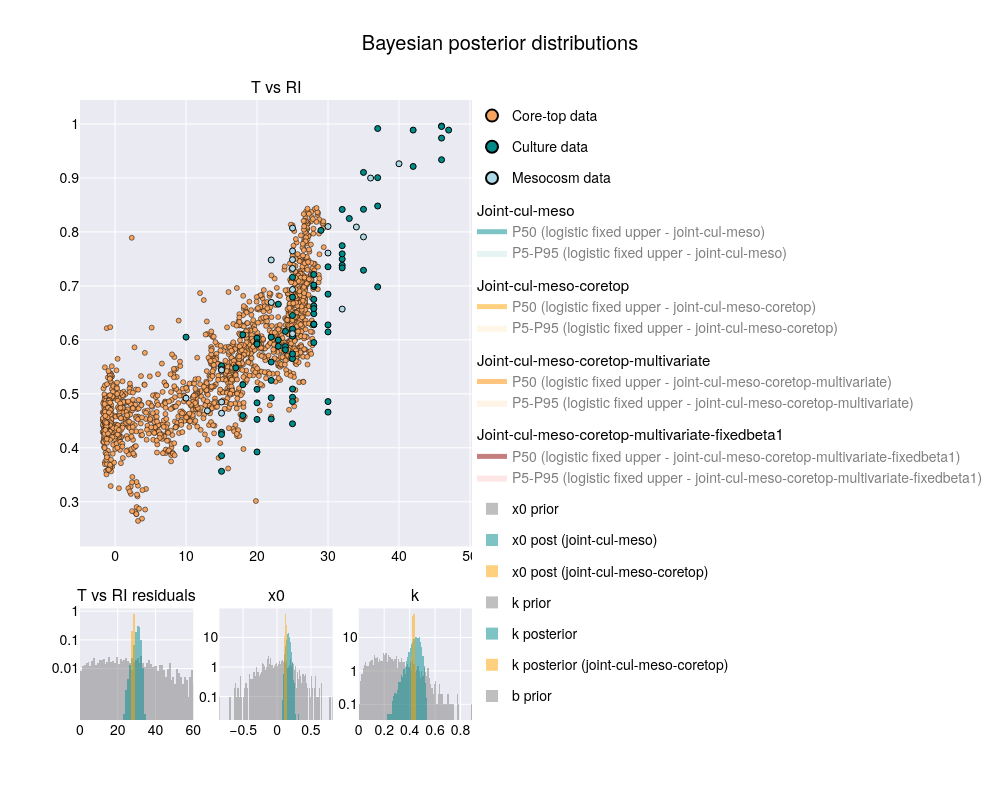

Source (notebook cell):
### Code cell
import numpy as np
import plotly.graph_objects as go
from plotly.subplots import make_subplots
from ipywidgets import FloatRangeSlider, VBox
from IPython.display import display

### plot data
culture_data_full = culture_meso_df[culture_meso_df['Temperature']<50][culture_meso_df['datatype']=='culture'].reset_index(drop=True)
meso_data_full = culture_meso_df[culture_meso_df['Temperature']<50][culture_meso_df['datatype']=='mesocosm'].reset_index(drop=True)
coretop_da

# Set seed
np.random.seed(42)

fig = make_subplots(
    rows=2,
    cols=3,
    specs=[
        [{"colspan": 3}, None, None],   # First row: 1 plot spanning all 3 columns
        [{}, {}, {}]                    # Second row: normal 3 plots
    ],
    vertical_spacing=0.1,
    row_heights=[1, 0.25],
    subplot_titles=("T vs RI", "T vs RI residuals", "x0", "k", "b")
)

### plot scatter plot in subplot 1

### plot core-top data in row 1, col 1
fig.add_trace(
    go.Scatter(
        x=coretop_da['t_sf2tc_avg'],
        y=coretop_da['scaledRI_median'],
        mode='markers',
        marker=dict(color='sandybrown', size=5, line=dict(width=0.5, color='black')),
        name='Core-top data',
        showlegend=True
    ),
    row=1, col=1
)


### plot culture data
fig.add_trace(
    go.Scatter(
        x=culture_data_full['Temperature'],
        y=culture_data_full['scaledRI'],
        mode='markers',
        marker=dict(color='darkcyan', size=6, line=dict(width=1, color='black')),
        name='Culture data',
        showlegend=True
    ),
    row=1, col=1
)

### plot mesocosm data
fig.add_trace(
    go.Scatter(
        x=meso_data_full['Temperature'],
        y=meso_data_full['scaledRI'],
        mode='markers',
        marker=dict(color='lightblue', size=6, line=dict(width=1, color='black')),
        name='Mesocosm data',
        showlegend=True
    ),
    row=1, col=1
)

### plot calibration curves with confidence intervals | joint_cul_meso
xx = np.linspace(-4, 50, 200)
yy = scaledRI_ensemble_from_temperature(xx, joint_cul_meso_post_ds, model_name='logistic_fixed_upper')
yy_P50 = np.percentile(yy, 50, axis=1)
yy_P5 = np.percentile(yy, 5, axis=1)
yy_P95 = np.percentile(yy, 95, axis=1)
### plot P50 as a line
fig.add_trace(
    go.Scatter(
        x=xx,
        y=yy_P50,
        mode='lines',
        line=dict(color='darkcyan', width=2),
        name='P50 (logistic fixed upper - joint-cul-meso)',
        legendgroup='joint-cul-meso',
        legendgrouptitle_text='Joint-cul-meso',
        showlegend=True
    ),
    row=1, col=1
)

### plot P5 and P95 as a shaded area
fig.add_trace(
    go.Scatter(
        x=np.concatenate([xx, xx[::-1]]),  # x values for the area
        y=np.concatenate([yy_P5, yy_P95[::-1]]),  # y values for the area
        fill='toself',
        fillcolor='rgba(0,139,139, 0.2)',  # semi-transparent fill
        line=dict(color='rgba(0, 0, 0, 0)'),  # no line
        name='P5-P95 (logistic fixed upper - joint-cul-meso)',
        legendgroup='joint-cul-meso',
        showlegend=True
    ),
    row=1, col=1
)

### plot calibration curves with confidence intervals | joint_cul_meso_coretop
xx = np.linspace(-4, 50, 200)
yy = scaledRI_ensemble_from_temperature(xx, joint_cul_meso_coretop_post_ds, model_name='logistic_fixed_upper')
yy_P50 = np.percentile(yy, 50, axis=1)
yy_P5 = np.percentile(yy, 5, axis=1)
yy_P95 = np.percentile(yy, 95, axis=1)

### plot P50 as a line
fig.add_trace(
    go.Scatter(
        x=xx,
        y=yy_P50,
        mode='lines',
        line=dict(color='orange', width=2),
        name='P50 (logistic fixed upper - joint-cul-meso-coretop)',
        legendgroup='joint-cul-meso-coretop',
        legendgrouptitle_text='Joint-cul-meso-coretop',
        showlegend=True
    ),
    row=1, col=1
)

### plot P5 and P95 as a shaded area
fig.add_trace(
    go.Scatter(
        x=np.concatenate([xx, xx[::-1]]),  # x values for the area
        y=np.concatenate([yy_P5, yy_P95[::-1]]),  # y values for the area
        fill='toself',
        fillcolor='rgba(255,165,0, 0.2)',  # semi-transparent fill
        line=dict(color='rgba(0, 0, 0, 0)'),  # no line
        name='P5-P95 (logistic fixed upper - joint-cul-meso-coretop)',
        legendgroup='joint-cul-meso-coretop',
        showlegend=True
    ),
    row=1, col=1
)

### plot calibration curves with confidence intervals | joint_cul_meso_coretop_multivariate
xx = np.linspace(-4, 50, 200)
yy = scaledRI_ensemble_from_temperature(xx, joint_cul_meso_coretop_multivariate_post_ds, model_name='logistic_fixed_upper')
yy_P50 = np.percentile(yy, 50, axis=1)
yy_P5 = np.percentile(yy, 5, axis=1)
yy_P95 = np.percentile(yy, 95, axis=1)
### plot P50 as a line
fig.add_trace(
    go.Scatter(
        x=xx,
        y=yy_P50,
        mode='lines',
        line=dict(color='darkorange', width=2),
        name='P50 (logistic fixed upper - joint-cul-meso-coretop-multivariate)',
        legendgroup='joint-cul-meso-coretop-multivariate',
        legendgrouptitle_text='Joint-cul-meso-coretop-multivariate',
        showlegend=True
    ),
    row=1, col=1
)
### plot P5 and P95 as a shaded area
fig.add_trace(
    go.Scatter(
        x=np.concatenate([xx, xx[::-1]]),  # x values for the area
        y=np.concatenate([yy_P5, yy_P95[::-1]]),  # y values for the area
        fill='toself',
        fillcolor='rgba(255,140,0, 0.2)',  # semi-transparent fill
        line=dict(color='rgba(0, 0, 0, 0)'),  # no line
        name='P5-P95 (logistic fixed upper - joint-cul-meso-coretop-multivariate)',
        legendgroup='joint-cul-meso-coretop-multivariate',
        showlegend=True
    ),
    row=1, col=1
)

### plot calibration curves with confidence intervals | joint_cul_meso_coretop_multivariate_fixedbeta1
xx = np.linspace(-4, 50, 200)
yy = scaledRI_ensemble_from_temperature(xx, joint_cul_meso_coretop_multivariate_post_ds, model_name='logistic_fixed_upper')
yy_P50 = np.percentile(yy, 50, axis=1)
yy_P5 = np.percentile(yy, 5, axis=1)
yy_P95 = np.percentile(yy, 95, axis=1)
### plot P50 as a line
fig.add_trace(
    go.Scatter(
        x=xx,
        y=yy_P50,
        mode='lines',
        line=dict(color='darkred', width=2),
        name='P50 (logistic fixed upper - joint-cul-meso-coretop-multivariate-fixedbeta1)',
        legendgroup='joint-cul-meso-coretop-multivariate-fixedbeta1',
        legendgrouptitle_text='Joint-cul-meso-coretop-multivariate-fixedbeta1',
        showlegend=True
    ),
    row=1, col=1
)
### plot P5 and P95 as a shaded area
fig.add_trace(
    go.Scatter(
        x=np.concatenate([xx, xx[::-1]]),  # x values for the area
        y=np.concatenate([yy_P5, yy_P95[::-1]]),  # y values for the area
        fill='toself',
        fillcolor='rgba(255,0,0, 0.2)',  # semi-transparent fill
        line=dict(color='rgba(0, 0, 0, 0)'),  # no line
        name='P5-P95 (logistic fixed upper - joint-cul-meso-coretop-multivariate-fixedbeta1)',
        legendgroup='joint-cul-meso-coretop-multivariate-fixedbeta1',
        showlegend=True
    ),
    row=1, col=1
)




############################################################

# Add overlaid histograms
x0_prior0 = np.random.normal(20, 20, 1000)
x0_post_joint_cul_meso = joint_cul_meso_post_ds['x0'].values
x0_post_joint_cul_meso_coretop = joint_cul_meso_coretop_post_ds['x0'].values
plot_data_list = [
    (x0_prior0, 'x0 prior', 'gray'),
    (x0_post_joint_cul_meso, 'x0 post (joint-cul-meso)', 'darkcyan'),
    (x0_post_joint_cul_meso_coretop, 'x0 post (joint-cul-meso-coretop)', 'orange')
]
for data, label, color in plot_data_list:
    fig.add_trace(
        go.Histogram(
            x=data,
            name=label,
            histnorm='probability density',
            marker_color=color,
            opacity=0.5,
            xbins=dict(size=1)
        ),
        row=2, col=1
    )

### fix xlim and ylim for the first subplot
fig.update_xaxes(
    range=[0, 60],
    row=2, col=1
)

k_prior0 = np.random.normal(0, 0.25, 1000)
k_post_joint_cul_meso = joint_cul_meso_post_ds['k'].values
k_post_joint_cul_meso_coretop = joint_cul_meso_coretop_post_ds['k'].values
plot_data_list = [
    (k_prior0, 'k prior', 'gray'),
    (k_post_joint_cul_meso, 'k posterior', 'darkcyan'),
    (k_post_joint_cul_meso_coretop, 'k posterior (joint-cul-meso-coretop)', 'orange')
]
for data, label, color in plot_data_list:
    fig.add_trace(
        go.Histogram(
            x=data,
            name=label,
            histnorm='probability density',
            marker_color=color,
            opacity=0.5,
            xbins=dict(size=0.01)
        ),
        row=2, col=2
    )

b_prior0 = np.random.beta(2,5,1000)
b_post_joint_cul_meso = joint_cul_meso_post_ds['b'].values
b_post_joint_cul_meso_coretop = joint_cul_meso_coretop_post_ds['b'].values

plot_data_list = [
    (b_prior0, 'b prior', 'gray'),
    (b_post_joint_cul_meso, 'b posterior', 'darkcyan'),
    (b_post_joint_cul_meso_coretop, 'b posterior (joint-cul-meso-coretop)', 'orange')
]

for data, label, color in plot_data_list:
    fig.add_trace(
        go.Histogram(
            x=data,
            name=label,
            histnorm='probability density',
            marker_color=color,
            opacity=0.5,
            xbins=dict(size=0.01)
        ),
        row=2, col=3
    )

fig.update_layout(
    barmode='overlay',
    title="Bayesian posterior distributions",
    height=800,
    width=1000,
    template='seaborn',
    font=dict(family="TeX Gyre Heros", size=14, color="black"),
    legend=dict(
        orientation="v",
        y=0.5,
        x=1,
        xanchor='left',
        yanchor='middle',
        itemsizing="constant",
        itemwidth=30,
        tracegroupgap=10,        # space between different legendgroups
        groupclick='toggleitem'  # click either entry to hide/show the whole group "togglegroup"
    ),
    margin=dict(r=20)
)



for i in range(1, 4):
    fig.update_yaxes(
        # range=[0.05, 1.1],
        tickvals=[0.01,0.1,1,10,100],
        type='log',
        row=2, col=i
        )

### set all curve fits to be "legendonly" by default
for trace in fig.data:
    # safely grab mode and fill ('' if they don't exist or are None)
    mode = getattr(trace, 'mode', '') or ''
    fill = getattr(trace, 'fill', '') or ''
    
    # anything with lines or a closed fill should start hidden
    if 'lines' in mode or fill == 'toself':
        trace.visible = 'legendonly'
    else:
        trace.visible = True

fig.show()


### Save the figure as an HTML file
fpath = os.path.join(local_github_path, 'html_figures', 'Bayesians_hyperparams.html')
fig.write_html(
    fpath,
    include_plotlyjs="cdn",   # pull Plotly.js from the CDN
    full_html=False           # only the <div>+<script>—no <html>/<body> wrapper
)

### Figure 1 — Plotly figure (JSON) as saved in the notebook; plotly's stock layout.template omitted (floating-point values rounded to 4 significant figures; data arrays with more than 128 entries replaced by an {"elided": "..."} marker saying what was removed)
{"data": [{"marker": {"color": "sandybrown", "line": {"color": "black", "width": 0.5}, "size": 5}, "mode": "markers", "name": "Core-top data", "showlegend": true, "type": "scatter", "visible": true, "x": {"elided": "1464 float values"}, "xaxis": "x", "y": {"elided": "1464 float values"}, "yaxis": "y"}, {"marker": {"color": "darkcyan", "line": {"color": "black", "width": 1}, "size": 6}, "mode": "markers", "name": "Culture data", "showlegend": true, "type": "scatter", "visible": true, "x": [37, 46, 18, 22, 28, 35, 18, 22, 28, 22, 25, 28, 30, 28, 30, 28, 28, 15, 20, 25, 30, 33, 35, 15, 20, 25, 30, 10, 15, 20, 22, 25, 25, 22, 25, 25, 25, 37, 28, 10, 25, 25, 20, 23, 25, 29, 32, 18, 23, 28, 32, 15, 20, 25, 30, 24, 24, 24, 28, 28, 28, 32, 32, 32, 35, 46, 46, 42, 46, 37, 30, 32, 37, 42, 47, 20, 15, 17, 20, 23], "xaxis": "x", "y": [0.6981, 0.9337, 0.6094, 0.5589, 0.6294, 0.7289, 0.4598, 0.6049, 0.6988, 0.4926, 0.6071, 0.6279, 0.6276, 0.6484, 0.6146, 0.6288, 0.595, 0.5518, 0.6032, 0.6452, 0.7353, 0.8248, 0.8418, 0.3853, 0.4526, 0.5653, 0.6846, 0.3986, 0.4287, 0.4833, 0.5249, 0.5738, 0.62, 0.4535, 0.4936, 0.5089, 0.6068, 0.8479, 0.721, 0.605, 0.6791, 0.4856, 0.5948, 0.6661, 0.7158, 0.8028, 0.7381, 0.517, 0.5995, 0.7015, 0.7745, 0.3564, 0.3923, 0.4445, 0.4661, 0.5875, 0.6157, 0.5815, 0.6749, 0.6629, 0.6577, 0.7496, 0.7593, 0.7333, 0.9102, 0.9737, 0.996, 0.9885, 0.9952, 0.9915, 0.4856, 0.8416, 0.9005, 0.9212, 0.9886, 0.5083, 0.4247, 0.5481, 0.5921, 0.588], "yaxis": "y"}, {"marker": {"color": "lightblue", "line": {"color": "black", "width": 1}, "size": 6}, "mode": "markers", "name": "Mesocosm data", "showlegend": true, "type": "scatter", "visible": true, "x": [10, 15, 15, 22, 25, 25, 30, 35, 13, 15, 15, 22, 25, 25, 30, 25, 25, 32, 34, 36, 40], "xaxis": "x", "y": [0.4919, 0.4848, 0.4641, 0.748, 0.7646, 0.807, 0.7608, 0.7907, 0.4685, 0.5451, 0.5441, 0.6693, 0.7485, 0.7323, 0.8099, 0.6113, 0.6931, 0.657, 0.809, 0.8997, 0.9262], "yaxis": "y"}, {"legendgroup": "joint-cul-meso", "legendgrouptitle": {"text": "Joint-cul-meso"}, "line": {"color": "darkcyan", "width": 2}, "mode": "lines", "name": "P50 (logistic fixed upper - joint-cul-meso)", "showlegend": true, "type": "scatter", "visible": "legendonly", "x": {"elided": "200 float values"}, "xaxis": "x", "y": {"elided": "200 float values"}, "yaxis": "y"}, {"fill": "toself", "fillcolor": "rgba(0,139,139, 0.2)", "legendgroup": "joint-cul-meso", "line": {"color": "rgba(0, 0, 0, 0)"}, "name": "P5-P95 (logistic fixed upper - joint-cul-meso)", "showlegend": true, "type": "scatter", "visible": "legendonly", "x": {"elided": "400 float values"}, "xaxis": "x", "y": {"elided": "400 float values"}, "yaxis": "y"}, {"legendgroup": "joint-cul-meso-coretop", "legendgrouptitle": {"text": "Joint-cul-meso-coretop"}, "line": {"color": "orange", "width": 2}, "mode": "lines", "name": "P50 (logistic fixed upper - joint-cul-meso-coretop)", "showlegend": true, "type": "scatter", "visible": "legendonly", "x": {"elided": "200 float values"}, "xaxis": "x", "y": {"elided": "200 float values"}, "yaxis": "y"}, {"fill": "toself", "fillcolor": "rgba(255,165,0, 0.2)", "legendgroup": "joint-cul-meso-coretop", "line": {"color": "rgba(0, 0, 0, 0)"}, "name": "P5-P95 (logistic fixed upper - joint-cul-meso-coretop)", "showlegend": true, "type": "scatter", "visible": "legendonly", "x": {"elided": "400 float values"}, "xaxis": "x", "y": {"elided": "400 float values"}, "yaxis": "y"}, {"legendgroup": "joint-cul-meso-coretop-multivariate", "legendgrouptitle": {"text": "Joint-cul-meso-coretop-multivariate"}, "line": {"color": "darkorange", "width": 2}, "mode": "lines", "name": "P50 (logistic fixed upper - joint-cul-meso-coretop-multivariate)", "showlegend": true, "type": "scatter", "visible": "legendonly", "x": {"elided": "200 float values"}, "xaxis": "x", "y": {"elided": "200 float values"}, "yaxis": "y"}, {"fill": "toself", "fillcolor": "rgba(255,140,0, 0.2)", "legendgroup": "joint-cul-meso-coretop-multivariate", "line": {"color": "rgba(0, 0, 0, 0)"}, "name": "P5-P95 (logistic fixed upper - joint-cul-meso-coretop-multivariate)", "showlegend": true, "type": "scatter", "visible": "legendonly", "x": {"elided": "400 float values"}, "xaxis": "x", "y": {"elided": "400 float values"}, "yaxis": "y"}, {"legendgroup": "joint-cul-meso-coretop-multivariate-fixedbeta1", "legendgrouptitle": {"text": "Joint-cul-meso-coretop-multivariate-fixedbeta1"}, "line": {"color": "darkred", "width": 2}, "mode": "lines", "name": "P50 (logistic fixed upper - joint-cul-meso-coretop-multivariate-fixedbeta1)", "showlegend": true, "type": "scatter", "visible": "legendonly", "x": {"elided": "200 float values"}, "xaxis": "x", "y": {"elided": "200 float values"}, "yaxis": "y"}, {"fill": "toself", "fillcolor": "rgba(255,0,0, 0.2)", "legendgroup": "joint-cul-meso-coretop-multivariate-fixedbeta1", "line": {"color": "rgba(0, 0, 0, 0)"}, "name": "P5-P95 (logistic fixed upper - joint-cul-meso-coretop-multivariate-fixedbeta1)", "showlegend": true, "type": "scatter", "visible": "legendonly", "x": {"elided": "400 float values"}, "xaxis": "x", "y": {"elided": "400 float values"}, "yaxis": "y"}, {"histnorm": "probability density", "marker": {"color": "gray"}, "name": "x0 prior", "opacity": 0.5, "type": "histogram", "visible": true, "x": {"elided": "1000 float values"}, "xaxis": "x2", "xbins": {"size": 1}, "yaxis": "y2"}, {"histnorm": "probability density", "marker": {"color": "darkcyan"}, "name": "x0 post (joint-cul-meso)", "opacity": 0.5, "type": "histogram", "visible": true, "x": {"elided": "4000 float values"}, "xaxis": "x2", "xbins": {"size": 1}, "yaxis": "y2"}, {"histnorm": "probability density", "marker": {"color": "orange"}, "name": "x0 post (joint-cul-meso-coretop)", "opacity": 0.5, "type": "histogram", "visible": true, "x": {"elided": "4000 float values"}, "xaxis": "x2", "xbins": {"size": 1}, "yaxis": "y2"}, {"histnorm": "probability density", "marker": {"color": "gray"}, "name": "k prior", "opacity": 0.5, "type": "histogram", "visible": true, "x": {"elided": "1000 float values"}, "xaxis": "x3", "xbins": {"size": 0.01}, "yaxis": "y3"}, {"histnorm": "probability density", "marker": {"color": "darkcyan"}, "name": "k posterior", "opacity": 0.5, "type": "histogram", "visible": true, "x": {"elided": "4000 float values"}, "xaxis": "x3", "xbins": {"size": 0.01}, "yaxis": "y3"}, {"histnorm": "probability density", "marker": {"color": "orange"}, "name": "k posterior (joint-cul-meso-coretop)", "opacity": 0.5, "type": "histogram", "visible": true, "x": {"elided": "4000 float values"}, "xaxis": "x3", "xbins": {"size": 0.01}, "yaxis": "y3"}, {"histnorm": "probability density", "marker": {"color": "gray"}, "name": "b prior", "opacity": 0.5, "type": "histogram", "visible": true, "x": {"elided": "1000 float values"}, "xaxis": "x4", "xbins": {"size": 0.01}, "yaxis": "y4"}, {"histnorm": "probability density", "marker": {"color": "darkcyan"}, "name": "b posterior", "opacity": 0.5, "type": "histogram", "visible": true, "x": {"elided": "4000 float values"}, "xaxis": "x4", "xbins": {"size": 0.01}, "yaxis": "y4"}, {"histnorm": "probability density", "marker": {"color": "orange"}, "name": "b posterior (joint-cul-meso-coretop)", "opacity": 0.5, "type": "histogram", "visible": true, "x": {"elided": "4000 float values"}, "xaxis": "x4", "xbins": {"size": 0.01}, "yaxis": "y4"}], "layout": {"annotations": [{"font": {"size": 16}, "showarrow": false, "text": "T vs RI", "x": 0.5, "xanchor": "center", "xref": "paper", "y": 1, "yanchor": "bottom", "yref": "paper"}, {"font": {"size": 16}, "showarrow": false, "text": "T vs RI residuals", "x": 0.1444, "xanchor": "center", "xref": "paper", "y": 0.18, "yanchor": "bottom", "yref": "paper"}, {"font": {"size": 16}, "showarrow": false, "text": "x0", "x": 0.5, "xanchor": "center", "xref": "paper", "y": 0.18, "yanchor": "bottom", "yref": "paper"}, {"font": {"size": 16}, "showarrow": false, "text": "k", "x": 0.8556, "xanchor": "center", "xref": "paper", "y": 0.18, "yanchor": "bottom", "yref": "paper"}], "barmode": "overlay", "font": {"color": "black", "family": "TeX Gyre Heros", "size": 14}, "height": 800, "legend": {"groupclick": "toggleitem", "itemsizing": "constant", "itemwidth": 30, "orientation": "v", "tracegroupgap": 10, "x": 1, "xanchor": "left", "y": 0.5, "yanchor": "middle"}, "margin": {"r": 20}, "title": {"text": "Bayesian posterior distributions"}, "width": 1000, "xaxis": {"anchor": "y", "domain": [0, 1]}, "xaxis2": {"anchor": "y2", "domain": [0, 0.2889], "range": [0, 60]}, "xaxis3": {"anchor": "y3", "domain": [0.3556, 0.6444]}, "xaxis4": {"anchor": "y4", "domain": [0.7111, 1]}, "yaxis": {"anchor": "x", "domain": [0.28, 1]}, "yaxis2": {"anchor": "x2", "domain": [0, 0.18], "tickvals": [0.01, 0.1, 1, 10, 100], "type": "log"}, "yaxis3": {"anchor": "x3", "domain": [0, 0.18], "tickvals": [0.01, 0.1, 1, 10, 100], "type": "log"}, "yaxis4": {"anchor": "x4", "domain": [0, 0.18], "tickvals": [0.01, 0.1, 1, 10, 100], "type": "log"}}}
